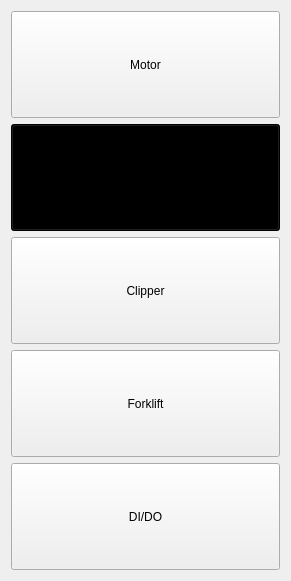
          <widget class="QWidget" name="ListOptionsWidget" native="true">
           <property name="geometry">
            <rect>
             <x>10</x>
             <y>100</y>
             <width>291</width>
             <height>581</height>
            </rect>
           </property>
           <property name="sizePolicy">
            <sizepolicy hsizetype="Preferred" vsizetype="Preferred">
             <horstretch>0</horstretch>
             <verstretch>0</verstretch>
            </sizepolicy>
           </property>
           <layout class="QVBoxLayout" name="verticalLayout_5">
            <item>
             <widget class="QPushButton" name="MotorOption">
              <property name="sizePolicy">
               <sizepolicy hsizetype="Minimum" vsizetype="Preferred">
                <horstretch>0</horstretch>
                <verstretch>0</verstretch>
               </sizepolicy>
              </property>
              <property name="styleSheet">
               <string notr="true"/>
              </property>
              <property name="text">
               <string>Motor</string>
              </property>
             </widget>
            </item>
            <item>
             <widget class="QPushButton" name="VisionOption">
              <property name="sizePolicy">
               <sizepolicy hsizetype="Minimum" vsizetype="Preferred">
                <horstretch>0</horstretch>
                <verstretch>0</verstretch>
               </sizepolicy>
              </property>
              <property name="styleSheet">
               <string notr="true">background-color: #000000;</string>
              </property>
              <property name="text">
               <string>Vision</string>
              </property>
             </widget>
            </item>
            <item>
             <widget class="QPushButton" name="ClipperOption">
              <property name="sizePolicy">
               <sizepolicy hsizetype="Minimum" vsizetype="Preferred">
                <horstretch>0</horstretch>
                <verstretch>0</verstretch>
               </sizepolicy>
              </property>
              <property name="styleSheet">
               <string notr="true"/>
              </property>
              <property name="text">
               <string>Clipper</string>
              </property>
             </widget>
            </item>
            <item>
             <widget class="QPushButton" name="ForkliftOption">
              <property name="sizePolicy">
               <sizepolicy hsizetype="Minimum" vsizetype="Preferred">
                <horstretch>0</horstretch>
                <verstretch>0</verstretch>
               </sizepolicy>
              </property>
              <property name="styleSheet">
               <string notr="true"/>
              </property>
              <property name="text">
               <string>Forklift</string>
              </property>
             </widget>
            </item>
            <item>
             <widget class="QPushButton" name="DIDOOption">
              <property name="sizePolicy">
               <sizepolicy hsizetype="Minimum" vsizetype="Preferred">
                <horstretch>0</horstretch>
                <verstretch>0</verstretch>
               </sizepolicy>
              </property>
              <property name="styleSheet">
               <string notr="true"/>
              </property>
              <property name="text">
               <string>DI/DO</string>
              </property>
             </widget>
            </item>
           </layout>
          </widget>
